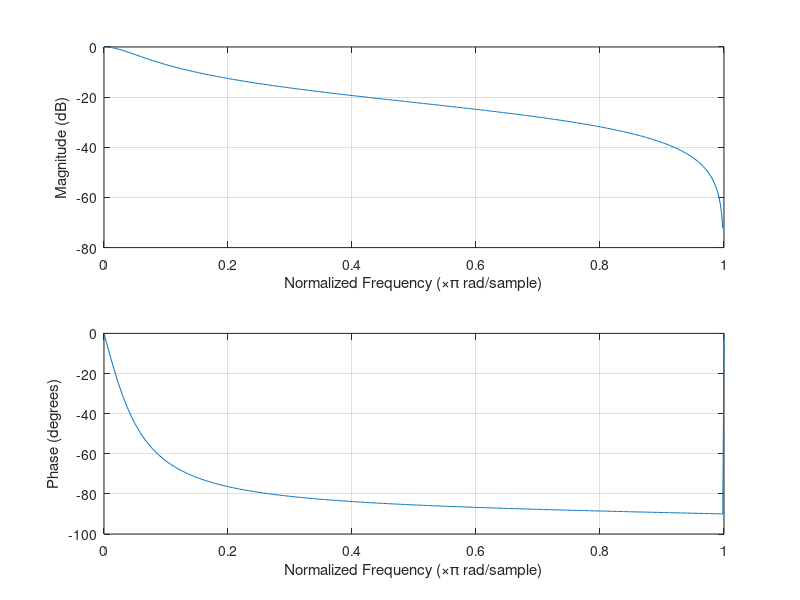

The MATLAB source for this figure: (Note: this script raises an error after producing the figure.)
[b,a] = butter(1,0.05);
freqz(b,a)
dataIn = y;
dataOut = filter(b,a,dataIn);

figure
subplot(2,1,1)
plot(x,dataIn)

subplot(2,1,2)
plot(x,dataOut)